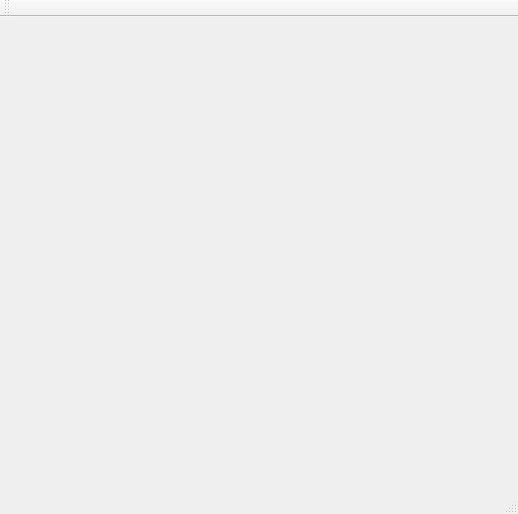
<?xml version="1.0" encoding="UTF-8"?>
<ui version="4.0">
 <class>MainWindow</class>
 <widget class="QMainWindow" name="MainWindow">
  <property name="geometry">
   <rect>
    <x>0</x>
    <y>0</y>
    <width>518</width>
    <height>514</height>
   </rect>
  </property>
  <property name="windowTitle">
   <string>MainWindow</string>
  </property>
  <widget class="QWidget" name="centralWidget"/>
  <widget class="QMenuBar" name="menuBar">
   <property name="geometry">
    <rect>
     <x>0</x>
     <y>0</y>
     <width>518</width>
     <height>23</height>
    </rect>
   </property>
  </widget>
  <widget class="QToolBar" name="mainToolBar">
   <attribute name="toolBarArea">
    <enum>TopToolBarArea</enum>
   </attribute>
   <attribute name="toolBarBreak">
    <bool>false</bool>
   </attribute>
  </widget>
  <widget class="QStatusBar" name="statusBar"/>
 </widget>
 <layoutdefault spacing="6" margin="11"/>
 <resources/>
 <connections/>
</ui>
